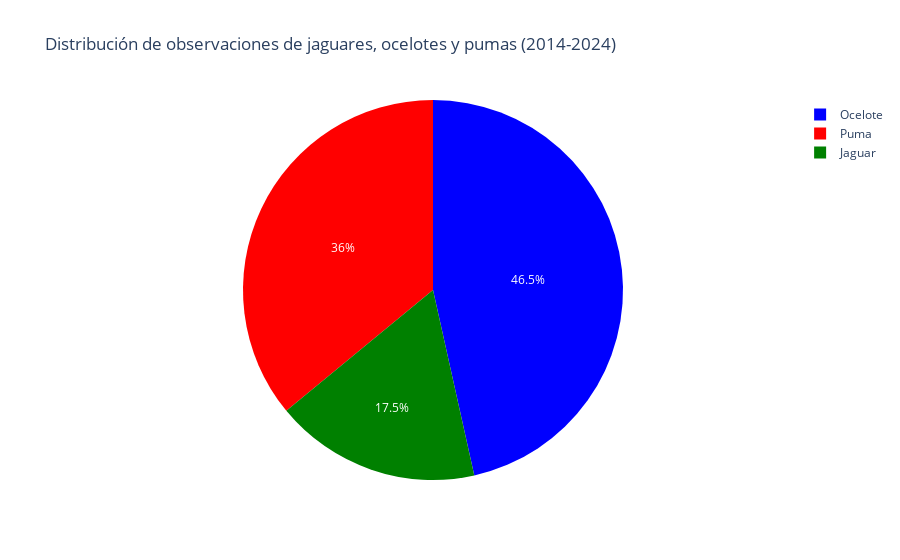

Write notebook code for a chart like this one.
### Markdown cell above
El gráfico de pastel ilustra la distribución de las observaciones de tres especies de felinos: jaguares, ocelotes y pumas, entre los años 2014 y 2024. Cada sección del gráfico representa la proporción de registros para cada especie, lo que permite visualizar fácilmente cuál de ellas fue observada con mayor frecuencia durante este período.

### Code cell
import pandas as pd
import geopandas as gpd
import plotly.express as px

# Lectura de cada archivo GeoJSON en un GeoDataFrame con la columna de especie
gdf_jaguar = gpd.read_file('registros-presencia-jaguar.geojson')
gdf_jaguar['especie'] = 'Jaguar'

gdf_ocelote = gpd.read_file('registros-presencia-ocelote.geojson')
gdf_ocelote['especie'] = 'Ocelote'

gdf_puma = gpd.read_file('registros-presencia-puma.geojson')
gdf_puma['especie'] = 'Puma'

# Concatenar todos los registros en un solo DataFrame
df = pd.concat([gdf_jaguar, gdf_ocelote, gdf_puma], ignore_index=True)

# Filtrar el rango de años (2014-2024) en la columna de fecha
df['eventDate'] = pd.to_datetime(df['eventDate'], errors='coerce')
df['year'] = df['eventDate'].dt.year
df = df[(df['year'] >= 2014) & (df['year'] <= 2024)]

# Contar la cantidad de registros por especie
conteo_especies = df['especie'].value_counts().reset_index()
conteo_especies.columns = ['especie', 'cantidad']

# Crear el gráfico de pastel con Plotly Express
fig = px.pie(
    conteo_especies,
    names='especie',
    values='cantidad',
    title='Distribución de observaciones de jaguares, ocelotes y pumas (2014-2024)'
)

# Ajustar los colores manualmente en los trazos
fig.update_traces(marker=dict(colors=['blue', 'red', 'green']))

# Mostrar el gráfico
fig.show()

### Figure 1 — Plotly figure (JSON) as saved in the notebook; plotly's stock layout.template omitted (floating-point values rounded to 4 significant figures)
{"data": [{"domain": {"x": [0, 1], "y": [0, 1]}, "hovertemplate": "especie=%{label}<br>cantidad=%{value}<extra></extra>", "labels": ["Ocelote", "Puma", "Jaguar"], "legendgroup": "", "marker": {"colors": ["blue", "red", "green"]}, "name": "", "showlegend": true, "type": "pie", "values": [300, 232, 113]}], "layout": {"legend": {"tracegroupgap": 0}, "title": {"text": "Distribución de observaciones de jaguares, ocelotes y pumas (2014-2024)"}}}
